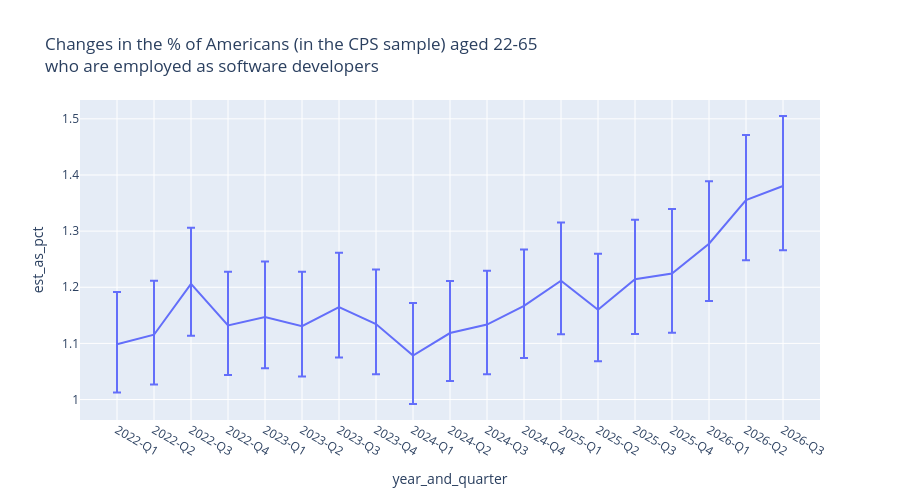

Notebook code cell kept with this figure:
### Code cell
chart_height = 500
chart_width = 800
fig = px.line(swe_employment_year_and_quarter_props.query(
"employed_as_software_developer == '1'"), x = reference_period,
y = 'est_as_pct', error_y = 'error_upper_as_pct', error_y_minus = 'error_lower_as_pct',
title = 'Changes in the % of Americans (in the CPS sample) aged 22-65<br>\
who are employed as software developers', height = chart_height, )
fig

### Figure 1 — Plotly figure (JSON) as saved in the notebook; plotly's stock layout.template omitted (floating-point values rounded to 4 significant figures)
{"data": [{"error_y": {"array": [0.09321, 0.09608, 0.09996, 0.09553, 0.09896, 0.09706, 0.09696, 0.09712, 0.09358, 0.09256, 0.09581, 0.1006, 0.1036, 0.0997, 0.106, 0.1152, 0.1111, 0.116, 0.1246], "arrayminus": [0.08599, 0.08854, 0.0924, 0.08817, 0.09118, 0.08947, 0.08959, 0.08954, 0.08618, 0.08556, 0.08842, 0.09268, 0.09555, 0.0919, 0.09762, 0.1054, 0.1023, 0.107, 0.1144]}, "hovertemplate": "year_and_quarter=%{x}<br>est_as_pct=%{y}<extra></extra>", "legendgroup": "", "line": {"color": "#636efa", "dash": "solid"}, "marker": {"symbol": "circle"}, "mode": "lines", "name": "", "orientation": "v", "showlegend": false, "type": "scatter", "x": ["2022-Q1", "2022-Q2", "2022-Q3", "2022-Q4", "2023-Q1", "2023-Q2", "2023-Q3", "2023-Q4", "2024-Q1", "2024-Q2", "2024-Q3", "2024-Q4", "2025-Q1", "2025-Q2", "2025-Q3", "2025-Q4", "2026-Q1", "2026-Q2", "2026-Q3"], "xaxis": "x", "y": [1.098, 1.115, 1.206, 1.132, 1.147, 1.131, 1.165, 1.135, 1.078, 1.118, 1.134, 1.167, 1.212, 1.16, 1.214, 1.224, 1.278, 1.355, 1.38], "yaxis": "y"}], "layout": {"height": 500, "legend": {"tracegroupgap": 0}, "title": {"text": "Changes in the % of Americans (in the CPS sample) aged 22-65<br>who are employed as software developers"}, "xaxis": {"anchor": "y", "domain": [0, 1], "title": {"text": "year_and_quarter"}}, "yaxis": {"anchor": "x", "domain": [0, 1], "title": {"text": "est_as_pct"}}}}
